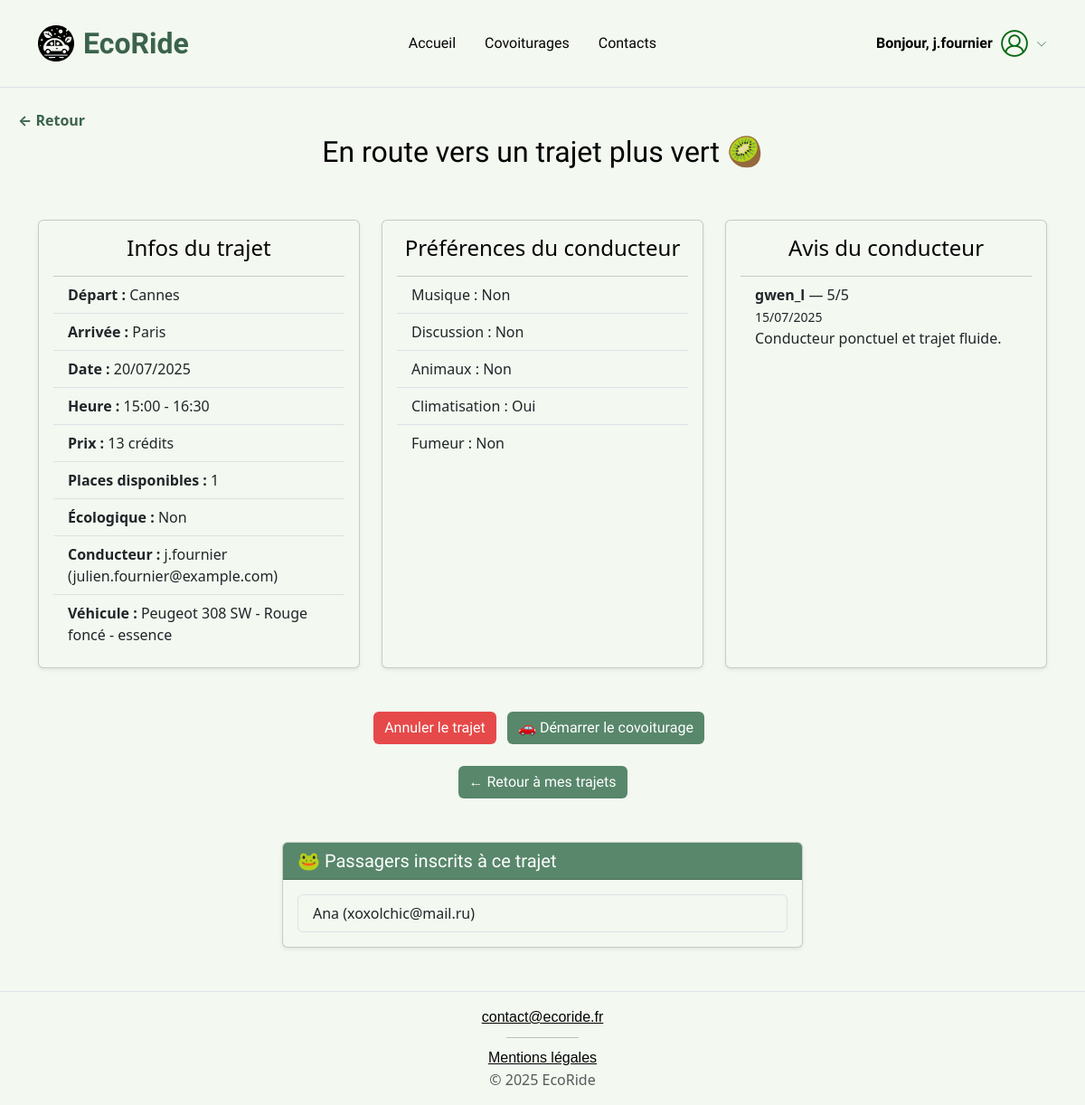
Before: /pages/detail.php?id=10 (signed in) with the older database file.
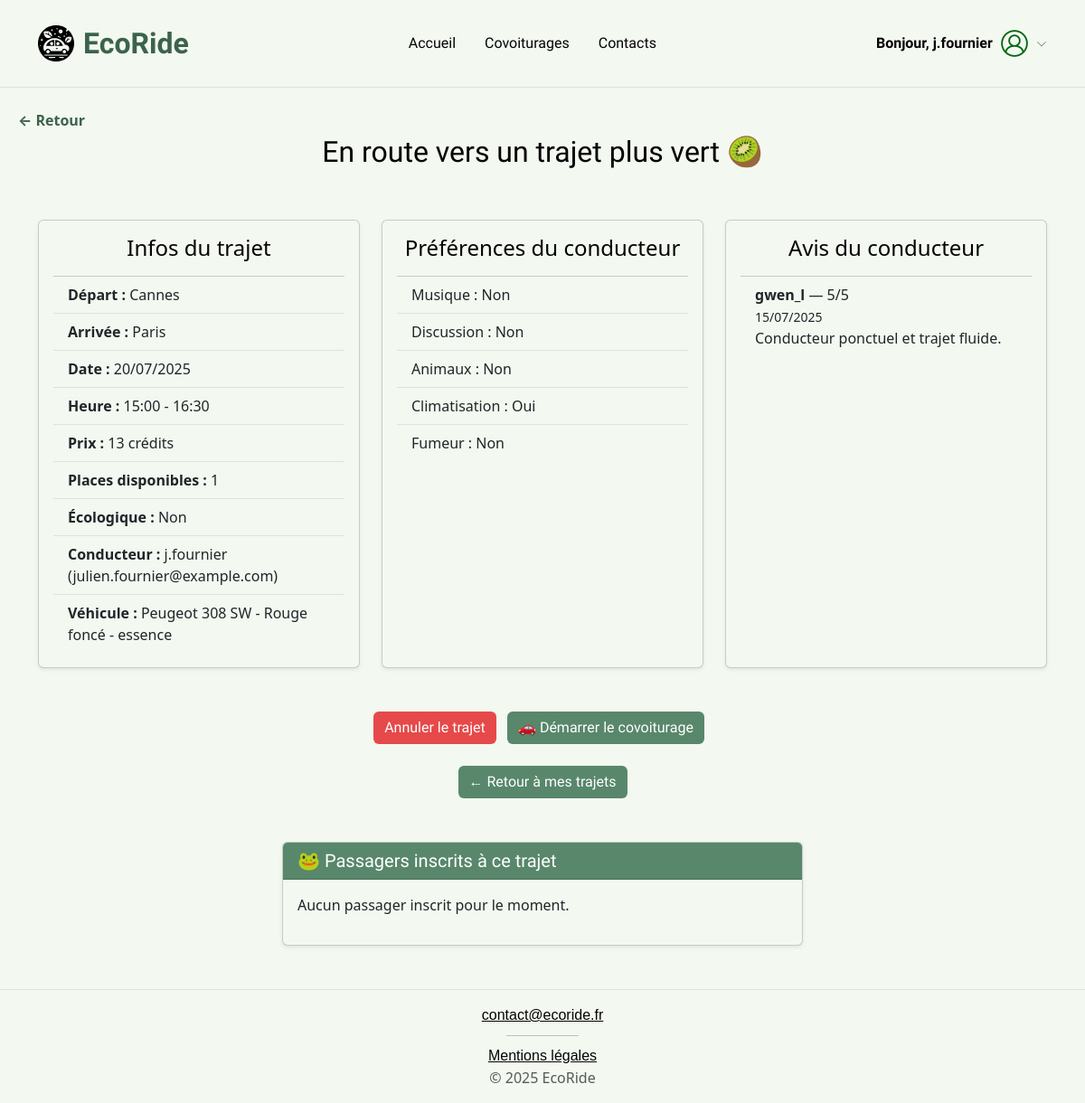
After: the same page with the newer database file.
### tables this page shows
CREATE TABLE `covoiturages` (
  `id` int(11) NOT NULL,
  `vehicule_id` int(11) NOT NULL,
  `conducteur_id` int(11) NOT NULL,
  `adresse_depart` varchar(255) NOT NULL,
  `adresse_arrivee` varchar(255) NOT NULL,
  `date_depart` date NOT NULL,
  `heure_depart` time NOT NULL,
  `heure_arrivee` time NOT NULL,
  `places_disponibles` int(11) NOT NULL,
  `prix` int(11) NOT NULL,
  `voyage_ecologique` tinyint(1) NOT NULL DEFAULT 0,
  `duree_minutes` int(11) NOT NULL DEFAULT 0,
  `statut` enum('prévu','en_cours','termine') DEFAULT 'prévu',
  `termine` tinyint(1) DEFAULT 0,
  `validation_participant` tinyint(1) DEFAULT 0
);

CREATE TABLE `utilisateurs` (
  `id` int(11) NOT NULL,
  `pseudo` varchar(50) NOT NULL,
  `prenom` varchar(50) DEFAULT NULL,
  `nom_famille` varchar(50) DEFAULT NULL,
  `date_naissance` date DEFAULT NULL,
  `adresse_postale` text DEFAULT NULL,
  `telephone` varchar(20) DEFAULT NULL,
  `email` varchar(100) NOT NULL,
  `mot_de_passe` varchar(255) NOT NULL,
  `credits` int(11) DEFAULT 20,
  `role` enum('passager','chauffeur','passager_chauffeur','employe','administrateur') NOT NULL DEFAULT 'passager',
  `date_creation` datetime DEFAULT current_timestamp(),
  `photo_profil` varchar(255) DEFAULT NULL,
  `statut` varchar(20) NOT NULL DEFAULT 'actif'
);

CREATE TABLE `vehicules` (
  `id` int(11) NOT NULL,
  `utilisateur_id` int(11) NOT NULL,
  `plaque` varchar(20) NOT NULL,
  `date_immatriculation` date NOT NULL,
  `modele` varchar(50) NOT NULL,
  `marque` varchar(50) NOT NULL,
  `couleur` varchar(30) DEFAULT NULL,
  `energie` enum('essence','diesel','electrique','hybride') NOT NULL,
  `places_disponibles` int(11) NOT NULL DEFAULT 1
);

CREATE TABLE `avis` (
  `id` int(11) NOT NULL,
  `conducteur_id` int(11) NOT NULL,
  `auteur_id` int(11) DEFAULT NULL,
  `note` tinyint(4) NOT NULL CHECK (`note` between 1 and 5),
  `commentaire` text DEFAULT NULL,
  `date_avis` datetime DEFAULT current_timestamp()
);

### pages/detail.php (the view, shortened to what the rows shown need)
<?php
require_once __DIR__ . '/../config/db.php';
require_once '../templates/header.php';
$userId = isset($_SESSION['user_id']) ? (int) $_SESSION['user_id'] : null;
$id = (int) $_GET['id'];
try {
    $stmt = $pdo->prepare("
        SELECT c.*, u.pseudo, u.email, u.id AS conducteur_id, u.photo_profil,
               v.marque, v.modele, v.couleur, v.energie
        FROM covoiturages c
        JOIN utilisateurs u ON c.conducteur_id = u.id
        JOIN vehicules v ON c.vehicule_id = v.id
        WHERE c.id = :id
        LIMIT 1
    ");
    $stmt->execute(['id' => $id]);
    $trajet = $stmt->fetch(PDO::FETCH_ASSOC);
    $date = new DateTime($trajet['date_depart']);
    $heureDepart = new DateTime($trajet['heure_depart']);
    $heureArrivee = new DateTime($trajet['heure_arrivee']);
    $stmtAvis = $pdo->prepare("
        SELECT a.commentaire, a.note, a.date_avis, u.pseudo AS auteur
        FROM avis a
        JOIN utilisateurs u ON a.auteur_id = u.id
        WHERE a.conducteur_id = :id
        ORDER BY a.date_avis DESC
    ");
    $stmtAvis->execute(['id' => $trajet['conducteur_id']]);
    $avis = $stmtAvis->fetchAll(PDO::FETCH_ASSOC);
    $dejaInscrit = false;
    if ($userId) {
        $check = $pdo->prepare("SELECT COUNT(*) FROM participations WHERE utilisateur_id = :uid AND covoiturage_id = :cid");
        $check->execute(['uid' => $userId, 'cid' => $id]);
        $dejaInscrit = (bool) $check->fetchColumn();
    }
} catch (PDOException $e) {
    error_log('Erreur PDO : ' . $e->getMessage());
    afficherErreur("Une erreur technique est survenue.");
}
?>
<?php if ($dejaInscrit): ?>
    <div class="alert alert-info text-center my-3">
        Vous participez déjà à ce trajet.
        <form action="../config/annuler_participation.php" method="post" class="mt-2">
            <input type="hidden" name="covoiturage_id" value="<?= htmlspecialchars($id) ?>">
            <button type="submit" class="btn btn-danger">Annuler ma participation</button>
        </form>
    </div>
    <?php else: ?>
        <?php if ($trajet['statut'] !== 'termine'): ?>
            <h2 class="text-center mt-1">En route vers un trajet plus vert 🥝</h2>
        <?php endif; ?>
    <?php endif; ?>
<div class="container my-5">
    <div class="row">
        <div class="col-md-4 mb-4">
            <div class="card eco-box p-3 shadow-sm h-100">
                <ul class="list-group list-group-flush">
                    <li class="list-group-item eco-box"><strong>Départ :</strong> <?= htmlspecialchars($trajet['adresse_depart']) ?></li>
                    <li class="list-group-item eco-box"><strong>Arrivée :</strong> <?= htmlspecialchars($trajet['adresse_arrivee']) ?></li>
                    <li class="list-group-item eco-box"><strong>Date :</strong> <?= htmlspecialchars($date->format('d/m/Y')) ?></li>
                    <li class="list-group-item eco-box"><strong>Heure :</strong> <?= htmlspecialchars($heureDepart->format('H:i')) ?> - <?= htmlspecialchars($heureArrivee->format('H:i')) ?></li>
                    <li class="list-group-item eco-box"><strong>Prix :</strong> <?= htmlspecialchars($trajet['prix']) ?> crédits</li>
                    <li class="list-group-item eco-box"><strong>Places disponibles :</strong> <?= htmlspecialchars($trajet['places_disponibles']) ?></li>
                    <li class="list-group-item eco-box"><strong>Écologique :</strong> <?= $trajet['voyage_ecologique'] ? 'Oui' : 'Non' ?></li>
                    <li class="list-group-item eco-box"><strong>Conducteur :</strong> <?= htmlspecialchars($trajet['pseudo']) ?> (<?= htmlspecialchars($trajet['email']) ?>)</li>
                    <li class="list-group-item eco-box"><strong>Véhicule :</strong> <?= htmlspecialchars("{$trajet['marque']} {$trajet['modele']} - {$trajet['couleur']} - {$trajet['energie']}") ?></li>
                </ul>
            </div>
        </div>
        <div class="col-md-4 mb-4">
            <div class="card eco-box p-3 shadow-sm h-100">
                <?php if (!empty($avis)): ?>
                    <ul class="list-group list-group-flush" style="max-height: 400px; overflow-y: auto;">
                        <?php foreach ($avis as $a): ?>
                            <li class="list-group-item eco-box">
                                <strong><?= htmlspecialchars($a['auteur']) ?></strong> — <?= (int)$a['note'] ?>/5<br>
                                <small><?= date('d/m/Y', strtotime($a['date_avis'])) ?></small><br>
                                <?= nl2br(htmlspecialchars($a['commentaire'])) ?>
                            </li>
                        <?php endforeach; ?>
                    </ul>
                <?php else: ?>
                    <p class="text-center">Aucun avis pour ce conducteur.</p>
                <?php endif; ?>
            </div>
        </div>
    </div>
</div>
<?php if ($userId && $userId === (int)$trajet['conducteur_id']): ?>
    <div class="container mb-5" style="max-width: 600px;">
        <div class="card eco-box shadow-sm">
            <div class="card-body">
                <?php
                $stmtPassagers = $pdo->prepare("
                    SELECT u.pseudo, u.email
                    FROM participations p
                    JOIN utilisateurs u ON p.utilisateur_id = u.id
                    WHERE p.covoiturage_id = :trajet_id
                ");
                $stmtPassagers->execute(['trajet_id' => $id]);
                $passagers = $stmtPassagers->fetchAll(PDO::FETCH_ASSOC);
                ?>
                <?php if (count($passagers) > 0): ?>
                    <ul class="list-group">
                        <?php foreach ($passagers as $p): ?>
                            <li class="list-group-item eco-box">
                                <?= htmlspecialchars($p['pseudo']) ?> (<?= htmlspecialchars($p['email']) ?>)
                            </li>
                        <?php endforeach; ?>
                    </ul>
                <?php else: ?>
                    <p>Aucun passager inscrit pour le moment.</p>
                <?php endif; ?>
            </div>
        </div>
    </div>
<?php endif; ?>
<?php require_once '../templates/footer.php'; ?>

Changed rows visible on the page:
removed utilisateurs: pseudo "Ana", email "xoxolchic@mail.ru"
Other visible differences:
text now shown: "Aucun passager inscrit pour le moment."
